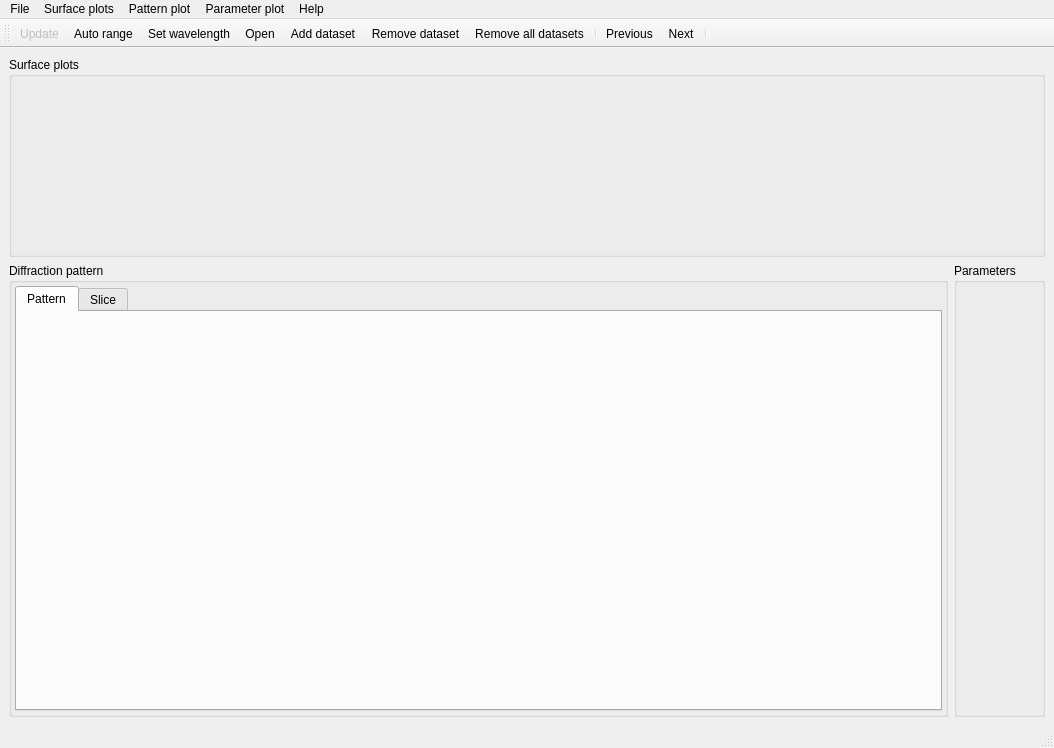
<?xml version="1.0" encoding="UTF-8"?>
<ui version="4.0">
 <class>MainWindow</class>
 <widget class="QMainWindow" name="MainWindow">
  <property name="geometry">
   <rect>
    <x>0</x>
    <y>0</y>
    <width>1054</width>
    <height>748</height>
   </rect>
  </property>
  <property name="windowTitle">
   <string>Reel</string>
  </property>
  <property name="windowIcon">
   <iconset resource="icons.qrc">
    <normaloff>:/icons/Main.png</normaloff>:/icons/Main.png</iconset>
  </property>
  <property name="toolTip">
   <string/>
  </property>
  <property name="statusTip">
   <string/>
  </property>
  <property name="autoFillBackground">
   <bool>false</bool>
  </property>
  <widget class="QWidget" name="centralwidget">
   <layout class="QGridLayout" name="gridLayout">
    <item row="1" column="0">
     <widget class="QGroupBox" name="groupBox_pattern">
      <property name="minimumSize">
       <size>
        <width>0</width>
        <height>200</height>
       </size>
      </property>
      <property name="title">
       <string>Diffraction pattern</string>
      </property>
      <layout class="QGridLayout" name="gridLayout_4">
       <property name="leftMargin">
        <number>3</number>
       </property>
       <property name="topMargin">
        <number>3</number>
       </property>
       <property name="rightMargin">
        <number>3</number>
       </property>
       <property name="bottomMargin">
        <number>3</number>
       </property>
       <item row="0" column="0">
        <widget class="QTabWidget" name="tabWidget_pattern">
         <property name="currentIndex">
          <number>0</number>
         </property>
         <widget class="QWidget" name="tab_pat">
          <attribute name="title">
           <string>Pattern</string>
          </attribute>
          <layout class="QVBoxLayout" name="verticalLayout_2">
           <item>
            <layout class="QVBoxLayout" name="verticalLayout_pat"/>
           </item>
          </layout>
         </widget>
         <widget class="QWidget" name="tab_sli">
          <attribute name="title">
           <string>Slice</string>
          </attribute>
          <layout class="QVBoxLayout" name="verticalLayout_4">
           <item>
            <layout class="QVBoxLayout" name="verticalLayout_sli"/>
           </item>
          </layout>
         </widget>
        </widget>
       </item>
      </layout>
     </widget>
    </item>
    <item row="1" column="1">
     <widget class="QGroupBox" name="groupBox_2">
      <property name="minimumSize">
       <size>
        <width>0</width>
        <height>200</height>
       </size>
      </property>
      <property name="title">
       <string>Parameters</string>
      </property>
      <layout class="QGridLayout" name="gridLayout_3">
       <item row="0" column="0">
        <layout class="QVBoxLayout" name="verticalLayout_par"/>
       </item>
      </layout>
     </widget>
    </item>
    <item row="0" column="0" colspan="2">
     <widget class="QGroupBox" name="groupBox_surf">
      <property name="sizePolicy">
       <sizepolicy hsizetype="Preferred" vsizetype="Preferred">
        <horstretch>0</horstretch>
        <verstretch>0</verstretch>
       </sizepolicy>
      </property>
      <property name="minimumSize">
       <size>
        <width>0</width>
        <height>200</height>
       </size>
      </property>
      <property name="title">
       <string>Surface plots</string>
      </property>
      <layout class="QGridLayout" name="gridLayout_2">
       <property name="leftMargin">
        <number>3</number>
       </property>
       <property name="topMargin">
        <number>3</number>
       </property>
       <property name="rightMargin">
        <number>3</number>
       </property>
       <property name="bottomMargin">
        <number>3</number>
       </property>
       <item row="0" column="0">
        <layout class="QVBoxLayout" name="verticalLayout_surf"/>
       </item>
      </layout>
     </widget>
    </item>
   </layout>
  </widget>
  <widget class="QMenuBar" name="menubar">
   <property name="geometry">
    <rect>
     <x>0</x>
     <y>0</y>
     <width>1054</width>
     <height>20</height>
    </rect>
   </property>
   <widget class="QMenu" name="menuFile">
    <property name="title">
     <string>File</string>
    </property>
    <addaction name="actionOpen_files"/>
    <addaction name="actionAdd_files"/>
    <addaction name="actionRemove_dataset"/>
    <addaction name="actionRemove_all_datasets"/>
    <addaction name="actionSet_wavelength"/>
    <addaction name="separator"/>
    <addaction name="actionUpdate"/>
    <addaction name="actionAuto_range"/>
   </widget>
   <widget class="QMenu" name="menuHelp">
    <property name="title">
     <string>Help</string>
    </property>
    <addaction name="actionAbout"/>
    <addaction name="separator"/>
    <addaction name="actionRestore_default"/>
   </widget>
   <widget class="QMenu" name="menuParameter_plot">
    <property name="enabled">
     <bool>true</bool>
    </property>
    <property name="title">
     <string>Parameter plot</string>
    </property>
    <widget class="QMenu" name="menuPrimary_axis">
     <property name="enabled">
      <bool>true</bool>
     </property>
     <property name="title">
      <string>Primary axis</string>
     </property>
     <addaction name="actionNone"/>
    </widget>
    <widget class="QMenu" name="menuSecondary_axis">
     <property name="enabled">
      <bool>true</bool>
     </property>
     <property name="title">
      <string>Secondary axis</string>
     </property>
     <addaction name="actionTemperature_K"/>
    </widget>
    <addaction name="menuPrimary_axis"/>
    <addaction name="menuSecondary_axis"/>
   </widget>
   <widget class="QMenu" name="menuSurface_plots">
    <property name="title">
     <string>Surface plots</string>
    </property>
    <widget class="QMenu" name="menuScaling_surf">
     <property name="title">
      <string>Scaling</string>
     </property>
     <addaction name="actionLinear_surf"/>
     <addaction name="actionLog10_surf"/>
     <addaction name="actionLogn_surf"/>
     <addaction name="actionSqrt_surf"/>
    </widget>
    <addaction name="menuScaling_surf"/>
    <addaction name="actionSubtract_background"/>
   </widget>
   <widget class="QMenu" name="menuPattern_plot">
    <property name="title">
     <string>Pattern plot</string>
    </property>
    <widget class="QMenu" name="menuScaling_pat">
     <property name="title">
      <string>Scaling</string>
     </property>
     <addaction name="actionLinear_pat"/>
     <addaction name="actionLog10_pat"/>
     <addaction name="actionLogn_pat"/>
     <addaction name="actionSqrt_pat"/>
    </widget>
    <widget class="QMenu" name="menuSub_plots">
     <property name="title">
      <string>Sub plots</string>
     </property>
     <addaction name="actionnone"/>
    </widget>
    <addaction name="menuScaling_pat"/>
    <addaction name="actionSubtract_background_pat"/>
    <addaction name="separator"/>
    <addaction name="menuSub_plots"/>
   </widget>
   <addaction name="menuFile"/>
   <addaction name="menuSurface_plots"/>
   <addaction name="menuPattern_plot"/>
   <addaction name="menuParameter_plot"/>
   <addaction name="menuHelp"/>
  </widget>
  <widget class="QStatusBar" name="statusbar"/>
  <widget class="QToolBar" name="toolBar">
   <property name="windowTitle">
    <string>toolBar</string>
   </property>
   <property name="iconSize">
    <size>
     <width>16</width>
     <height>16</height>
    </size>
   </property>
   <attribute name="toolBarArea">
    <enum>TopToolBarArea</enum>
   </attribute>
   <attribute name="toolBarBreak">
    <bool>false</bool>
   </attribute>
   <addaction name="actionUpdate_2"/>
   <addaction name="actionAuto_range_2"/>
   <addaction name="actionSet_wavelength_2"/>
   <addaction name="actionOpen_files_2"/>
   <addaction name="actionAdd_files_2"/>
   <addaction name="actionRemove_dataset_2"/>
   <addaction name="actionRemove_all_datasets_2"/>
   <addaction name="separator"/>
   <addaction name="actionPrevious"/>
   <addaction name="actionNext"/>
   <addaction name="separator"/>
  </widget>
  <action name="actionUpdate_2">
   <property name="enabled">
    <bool>false</bool>
   </property>
   <property name="icon">
    <iconset resource="icons.qrc">
     <normaloff>:/icons/Update.png</normaloff>:/icons/Update.png</iconset>
   </property>
   <property name="text">
    <string>Update</string>
   </property>
   <property name="toolTip">
    <string>Update the current dataset (F5)</string>
   </property>
   <property name="statusTip">
    <string>Update the current dataset (F5)</string>
   </property>
   <property name="shortcut">
    <string>F5</string>
   </property>
  </action>
  <action name="actionOpen_xyy">
   <property name="icon">
    <iconset resource="icons.qrc">
     <normaloff>:/icons/OpenFile.png</normaloff>:/icons/OpenFile.png</iconset>
   </property>
   <property name="text">
    <string>Open *.xyy</string>
   </property>
  </action>
  <action name="action_OpenCSV">
   <property name="text">
    <string>*.csv</string>
   </property>
   <property name="statusTip">
    <string>Open a comma-separated values file</string>
   </property>
  </action>
  <action name="action_OpenXYY">
   <property name="text">
    <string>*.xyy</string>
   </property>
   <property name="statusTip">
    <string>Open custom multi-column .xyy files</string>
   </property>
  </action>
  <action name="action_OpenPRF">
   <property name="text">
    <string>*.prf</string>
   </property>
   <property name="statusTip">
    <string>Open FullProf .prf files</string>
   </property>
  </action>
  <action name="action_OpenDAT">
   <property name="enabled">
    <bool>true</bool>
   </property>
   <property name="text">
    <string>*.dat</string>
   </property>
   <property name="statusTip">
    <string>Open [2θ, I, σ] or [start, step, stop] .dat files</string>
   </property>
  </action>
  <action name="action_OpenXYE">
   <property name="enabled">
    <bool>true</bool>
   </property>
   <property name="text">
    <string>*.xye *.xy</string>
   </property>
   <property name="statusTip">
    <string>Open two- or three-column .xye or .xy files</string>
   </property>
  </action>
  <action name="actionAbout">
   <property name="text">
    <string>About</string>
   </property>
  </action>
  <action name="action_OpenESG">
   <property name="text">
    <string>*.esg</string>
   </property>
  </action>
  <action name="action_OpenPAR">
   <property name="text">
    <string>*.par</string>
   </property>
  </action>
  <action name="action_OpenPar">
   <property name="text">
    <string>*.par</string>
   </property>
   <property name="statusTip">
    <string>Open MAUD .par file and subsequent .fit files</string>
   </property>
  </action>
  <action name="actionNone">
   <property name="checkable">
    <bool>true</bool>
   </property>
   <property name="enabled">
    <bool>false</bool>
   </property>
   <property name="text">
    <string>none</string>
   </property>
  </action>
  <action name="actionTemperature_K">
   <property name="checkable">
    <bool>true</bool>
   </property>
   <property name="enabled">
    <bool>false</bool>
   </property>
   <property name="text">
    <string>none</string>
   </property>
  </action>
  <action name="actionSet_wavelength">
   <property name="icon">
    <iconset resource="icons.qrc">
     <normaloff>:/icons/Lambda.png</normaloff>:/icons/Lambda.png</iconset>
   </property>
   <property name="text">
    <string>Set wavelength</string>
   </property>
   <property name="statusTip">
    <string>Set manual wavelength</string>
   </property>
  </action>
  <action name="actionOpen_files">
   <property name="icon">
    <iconset resource="icons.qrc">
     <normaloff>:/icons/OpenFile.png</normaloff>:/icons/OpenFile.png</iconset>
   </property>
   <property name="text">
    <string>Open dataset</string>
   </property>
  </action>
  <action name="actionRestore_default">
   <property name="text">
    <string>Restore default</string>
   </property>
  </action>
  <action name="actionLinear_surf">
   <property name="checkable">
    <bool>true</bool>
   </property>
   <property name="checked">
    <bool>true</bool>
   </property>
   <property name="text">
    <string>Linear</string>
   </property>
   <property name="toolTip">
    <string>linear</string>
   </property>
   <property name="statusTip">
    <string>Linear</string>
   </property>
  </action>
  <action name="actionLog10_surf">
   <property name="checkable">
    <bool>true</bool>
   </property>
   <property name="text">
    <string>Log₁₀</string>
   </property>
   <property name="iconText">
    <string>Log₁₀</string>
   </property>
   <property name="toolTip">
    <string>log10</string>
   </property>
   <property name="statusTip">
    <string>Base 10 logarithm</string>
   </property>
  </action>
  <action name="actionLogn_surf">
   <property name="checkable">
    <bool>true</bool>
   </property>
   <property name="text">
    <string>Logₙ</string>
   </property>
   <property name="toolTip">
    <string>logn</string>
   </property>
   <property name="statusTip">
    <string>Natural logarithm</string>
   </property>
  </action>
  <action name="actionSqrt_surf">
   <property name="checkable">
    <bool>true</bool>
   </property>
   <property name="text">
    <string>√</string>
   </property>
   <property name="iconText">
    <string>√</string>
   </property>
   <property name="toolTip">
    <string>sqrt</string>
   </property>
   <property name="statusTip">
    <string>Square root</string>
   </property>
  </action>
  <action name="actionLinear_pat">
   <property name="checkable">
    <bool>true</bool>
   </property>
   <property name="text">
    <string>Linear</string>
   </property>
   <property name="toolTip">
    <string>linear</string>
   </property>
  </action>
  <action name="actionLog10_pat">
   <property name="checkable">
    <bool>true</bool>
   </property>
   <property name="text">
    <string>Log₁₀</string>
   </property>
   <property name="toolTip">
    <string>log10</string>
   </property>
  </action>
  <action name="actionLogn_pat">
   <property name="checkable">
    <bool>true</bool>
   </property>
   <property name="text">
    <string>Logₙ</string>
   </property>
   <property name="toolTip">
    <string>logn</string>
   </property>
  </action>
  <action name="actionSqrt_pat">
   <property name="checkable">
    <bool>true</bool>
   </property>
   <property name="text">
    <string>√</string>
   </property>
   <property name="toolTip">
    <string>sqrt</string>
   </property>
  </action>
  <action name="actionprev">
   <property name="text">
    <string>prev</string>
   </property>
  </action>
  <action name="actionUpdate">
   <property name="enabled">
    <bool>false</bool>
   </property>
   <property name="icon">
    <iconset resource="icons.qrc">
     <normaloff>:/icons/Update.png</normaloff>:/icons/Update.png</iconset>
   </property>
   <property name="text">
    <string>Update</string>
   </property>
  </action>
  <action name="actionOpen_files_2">
   <property name="icon">
    <iconset resource="icons.qrc">
     <normaloff>:/icons/OpenFile.png</normaloff>:/icons/OpenFile.png</iconset>
   </property>
   <property name="text">
    <string>Open</string>
   </property>
   <property name="toolTip">
    <string>Open dataset</string>
   </property>
  </action>
  <action name="actionSet_wavelength_2">
   <property name="icon">
    <iconset resource="icons.qrc">
     <normaloff>:/icons/Lambda.png</normaloff>:/icons/Lambda.png</iconset>
   </property>
   <property name="text">
    <string>Set wavelength</string>
   </property>
   <property name="statusTip">
    <string>Set manual wavelength</string>
   </property>
  </action>
  <action name="actionAdd_files_2">
   <property name="icon">
    <iconset resource="icons.qrc">
     <normaloff>:/icons/AddFile.png</normaloff>:/icons/AddFile.png</iconset>
   </property>
   <property name="text">
    <string>Add dataset</string>
   </property>
  </action>
  <action name="actionAdd_files">
   <property name="icon">
    <iconset resource="icons.qrc">
     <normaloff>:/icons/AddFile.png</normaloff>:/icons/AddFile.png</iconset>
   </property>
   <property name="text">
    <string>Add dataset</string>
   </property>
  </action>
  <action name="actionPrevious">
   <property name="icon">
    <iconset resource="icons.qrc">
     <normaloff>:/icons/Previous.png</normaloff>:/icons/Previous.png</iconset>
   </property>
   <property name="text">
    <string>Previous</string>
   </property>
   <property name="toolTip">
    <string>Previous dataset (ctrl+left)</string>
   </property>
   <property name="statusTip">
    <string>Previous dataset (ctrl+left)</string>
   </property>
  </action>
  <action name="actionNext">
   <property name="icon">
    <iconset resource="icons.qrc">
     <normaloff>:/icons/Next.png</normaloff>:/icons/Next.png</iconset>
   </property>
   <property name="text">
    <string>Next</string>
   </property>
   <property name="toolTip">
    <string>Next dataset (ctrl+right)</string>
   </property>
   <property name="statusTip">
    <string>Next dataset (ctrl+right)</string>
   </property>
  </action>
  <action name="actionRemove_dataset_2">
   <property name="icon">
    <iconset resource="icons.qrc">
     <normaloff>:/icons/Delete.png</normaloff>:/icons/Delete.png</iconset>
   </property>
   <property name="text">
    <string>Remove dataset</string>
   </property>
   <property name="statusTip">
    <string>Remove current dataset</string>
   </property>
  </action>
  <action name="actionRemove_all_datasets_2">
   <property name="icon">
    <iconset resource="icons.qrc">
     <normaloff>:/icons/DeleteAll.png</normaloff>:/icons/DeleteAll.png</iconset>
   </property>
   <property name="text">
    <string>Remove all datasets</string>
   </property>
   <property name="statusTip">
    <string>Remove all datasets</string>
   </property>
  </action>
  <action name="actionRemove_dataset">
   <property name="icon">
    <iconset resource="icons.qrc">
     <normaloff>:/icons/Delete.png</normaloff>:/icons/Delete.png</iconset>
   </property>
   <property name="text">
    <string>Remove dataset</string>
   </property>
   <property name="statusTip">
    <string>Remove current dataset</string>
   </property>
  </action>
  <action name="actionRemove_all_datasets">
   <property name="icon">
    <iconset resource="icons.qrc">
     <normaloff>:/icons/DeleteAll.png</normaloff>:/icons/DeleteAll.png</iconset>
   </property>
   <property name="text">
    <string>Remove all datasets</string>
   </property>
   <property name="statusTip">
    <string>Remove all datasets</string>
   </property>
  </action>
  <action name="actionSubtract_background">
   <property name="checkable">
    <bool>true</bool>
   </property>
   <property name="text">
    <string>Subtract background</string>
   </property>
   <property name="statusTip">
    <string>Subtract the calculated background from the observed and calculated surface plots - Purely cosmetic</string>
   </property>
  </action>
  <action name="actionSubtract_background_pat">
   <property name="checkable">
    <bool>true</bool>
   </property>
   <property name="text">
    <string>Subtract background</string>
   </property>
  </action>
  <action name="actionnone">
   <property name="checkable">
    <bool>true</bool>
   </property>
   <property name="enabled">
    <bool>false</bool>
   </property>
   <property name="text">
    <string>none</string>
   </property>
  </action>
  <action name="actionAuto_range">
   <property name="icon">
    <iconset resource="icons.qrc">
     <normaloff>:/icons/Autorange.png</normaloff>:/icons/Autorange.png</iconset>
   </property>
   <property name="text">
    <string>Auto range</string>
   </property>
   <property name="statusTip">
    <string>Auto range all plots</string>
   </property>
  </action>
  <action name="actionAuto_range_2">
   <property name="icon">
    <iconset resource="icons.qrc">
     <normaloff>:/icons/Autorange.png</normaloff>:/icons/Autorange.png</iconset>
   </property>
   <property name="text">
    <string>Auto range</string>
   </property>
   <property name="toolTip">
    <string>Auto range all plots (space)</string>
   </property>
   <property name="statusTip">
    <string>Auto range all plots (space)</string>
   </property>
   <property name="shortcut">
    <string>Space</string>
   </property>
  </action>
 </widget>
 <resources>
  <include location="icons.qrc"/>
 </resources>
 <connections/>
</ui>
